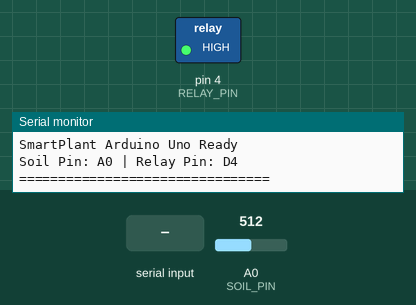
Recording of a sketch running on a simulated Arduino Uno, built with avr-gcc and run on an emulated ATmega328P. Parts: switched loads named in the sketch (green lamp = pin HIGH), the last lines printed to the serial monitor. Inputs (shaded band) come from the test bench; at power-on: A0 (SOIL_PIN) = 512.

Above: at 1.2 s.
1.3 s: "WATER\n" received over the second serial link
At 2.5 s:
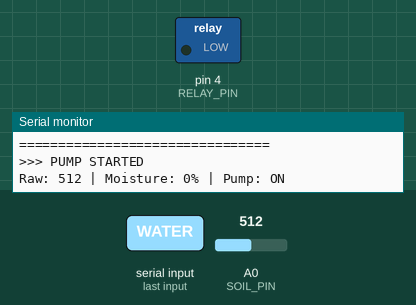
2.8 s: "READ\n" received over the second serial link
4.3 s: "STOP\n" received over the second serial link
At 5.3 s:
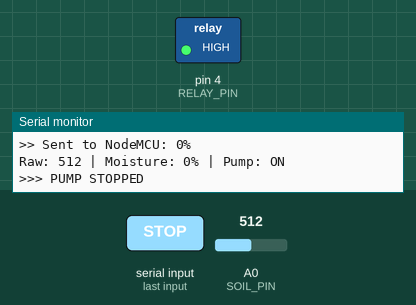
Timing chart, 0 to 7.3 s (numbered marks = the images above; inputs shaded):
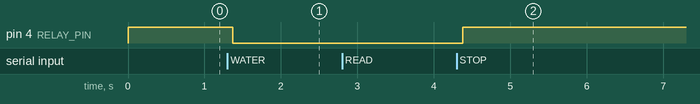

The sketch:

UPL.ino
```cpp
// ============================================
// SmartPlant - Arduino Uno Controller
// Handles: Soil Moisture Sensor + Pump Relay
// ============================================

#include <SoftwareSerial.h>

// Serial connection to NodeMCU
SoftwareSerial nodeSerial(2, 3); // RX=D2, TX=D3

// --- Pin Definitions ---
#define SOIL_PIN      A0    // Analog soil moisture sensor
#define RELAY_PIN     4     // Relay control pin (active LOW)

// --- Calibration Thresholds (for 3.3V power) ---
// At 3.3V, analog values are lower than 5V
// Adjust these after calibrating with YOUR sensor!
#define DRY_THRESHOLD   460   // Analog value when soil is dry (3.3V)
#define WET_THRESHOLD   230   // Analog value when soil is wet (3.3V)

// --- Safety ---
#define MAX_PUMP_TIME   7000  // Maximum pump run time (7 seconds)

// --- State ---
int soilRaw = 0;
int soilPercent = 0;
bool pumpRunning = false;
unsigned long pumpStartTime = 0;
unsigned long lastPrintTime = 0;

void setup() {
  Serial.begin(9600);      // Debug serial (USB)
  nodeSerial.begin(9600);  // Communication with NodeMCU

  pinMode(RELAY_PIN, OUTPUT);
  digitalWrite(RELAY_PIN, HIGH); // Relay OFF (most relay modules are active LOW)

  Serial.println("================================");
  Serial.println("SmartPlant Arduino Uno Ready");
  Serial.println("Soil Pin: A0 | Relay Pin: D4");
  Serial.println("================================");
}

void loop() {
  // --- Read Soil Moisture ---
  soilRaw = analogRead(SOIL_PIN);

  // Map analog reading to percentage (0-100%)
  // Note: Higher analog = drier, Lower analog = wetter
  soilPercent = map(soilRaw, DRY_THRESHOLD, WET_THRESHOLD, 0, 100);
  soilPercent = constrain(soilPercent, 0, 100);

  // --- Handle Commands from NodeMCU ---
  if (nodeSerial.available()) {
    String command = nodeSerial.readStringUntil('\n');
    command.trim();

    if (command == "READ") {
      // Send soil moisture percentage to NodeMCU
      nodeSerial.println(String(soilPercent));
      Serial.println(">> Sent to NodeMCU: " + String(soilPercent) + "%");
    }
    else if (command == "WATER") {
      if (!pumpRunning) {
        startPump();
      }
    }
    else if (command == "STOP") {
      if (pumpRunning) {
        stopPump();
      }
    }
  }

  // --- Safety: Auto-stop pump after timeout ---
  if (pumpRunning && (millis() - pumpStartTime > MAX_PUMP_TIME)) {
    stopPump();
    Serial.println("!! SAFETY: Pump auto-stopped (timeout)");
  }

  // --- Debug Print every 2 seconds ---
  if (millis() - lastPrintTime > 2000) {
    Serial.print("Raw: ");
    Serial.print(soilRaw);
    Serial.print(" | Moisture: ");
    Serial.print(soilPercent);
    Serial.print("% | Pump: ");
    Serial.println(pumpRunning ? "ON" : "OFF");
    lastPrintTime = millis();
  }

  delay(100);
}

void startPump() {
  digitalWrite(RELAY_PIN, LOW);  // Relay ON (active LOW)
  pumpRunning = true;
  pumpStartTime = millis();
  Serial.println(">>> PUMP STARTED");
}

void stopPump() {
  digitalWrite(RELAY_PIN, HIGH); // Relay OFF
  pumpRunning = false;
  Serial.println(">>> PUMP STOPPED");
}
```

Measured:
- after the input at 1.3 s, pin 4 (RELAY_PIN): HIGH → LOW after 0.07 s
- after the input at 4.3 s, pin 4 (RELAY_PIN): LOW → HIGH after 0.08 s instead of 4.1 s
